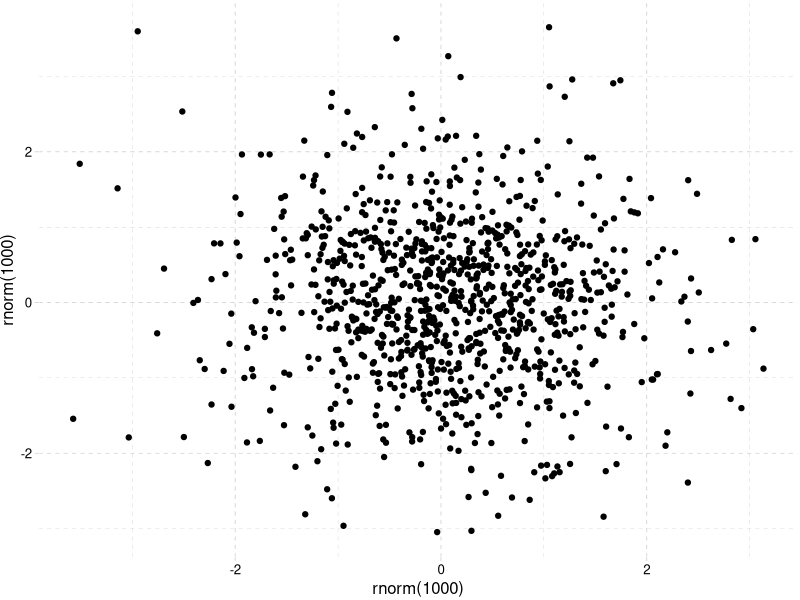
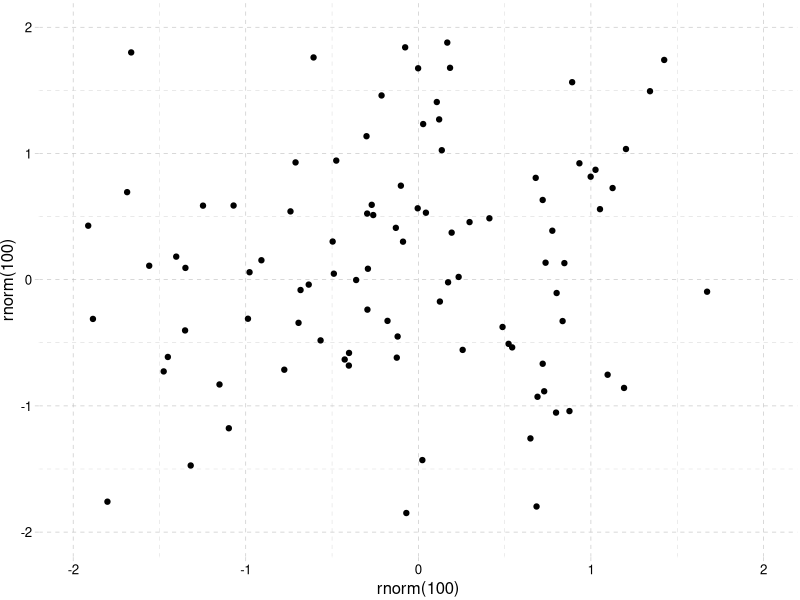
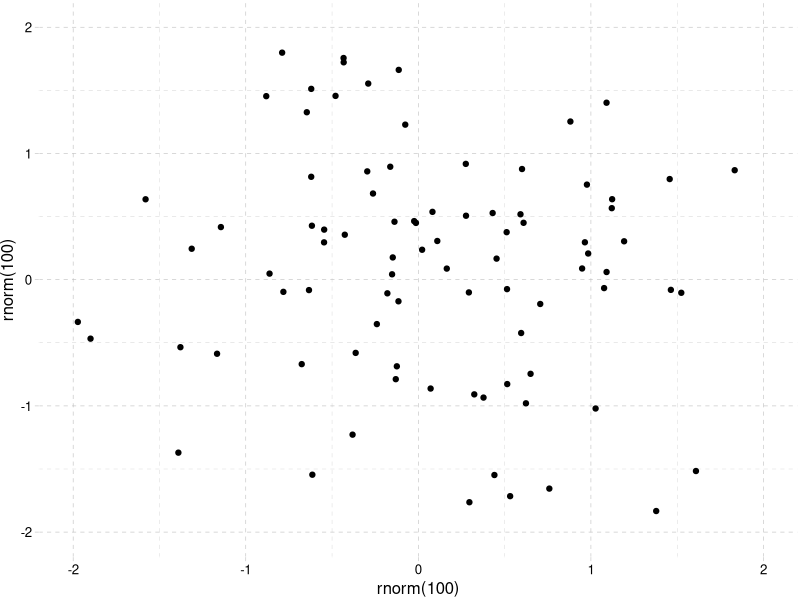
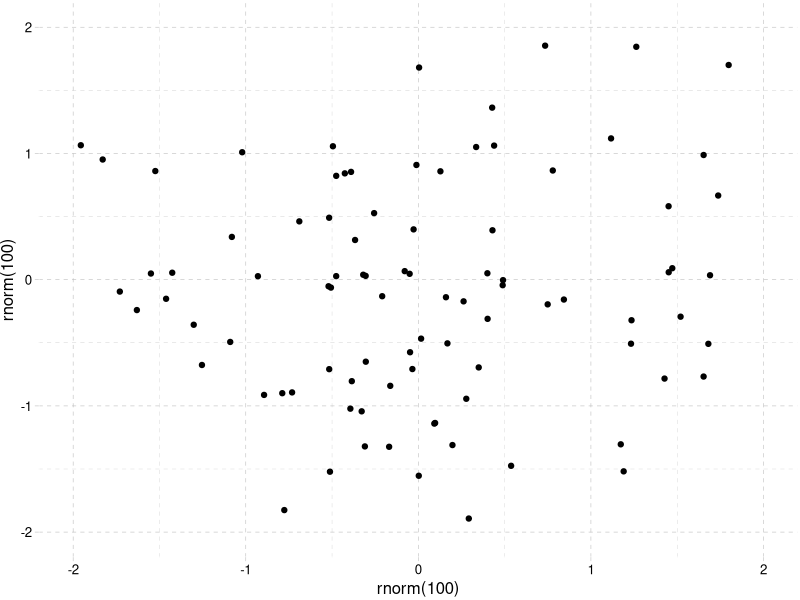
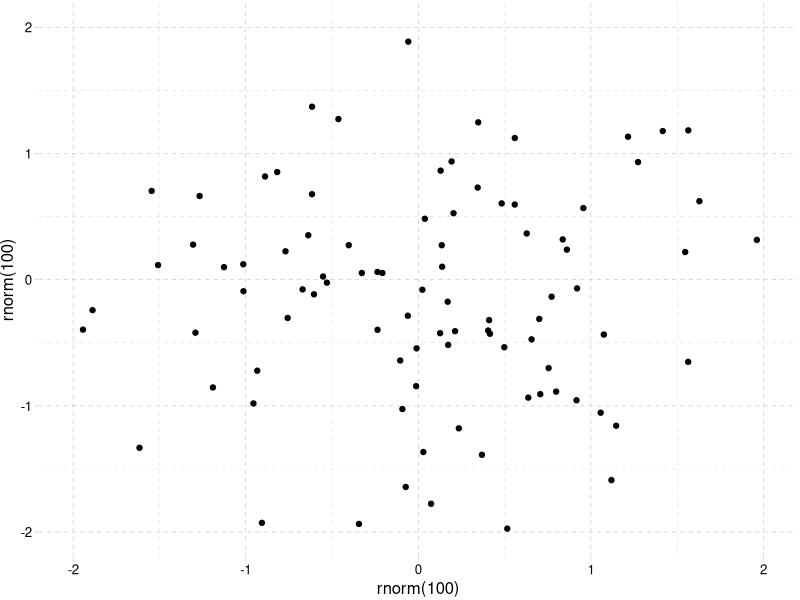
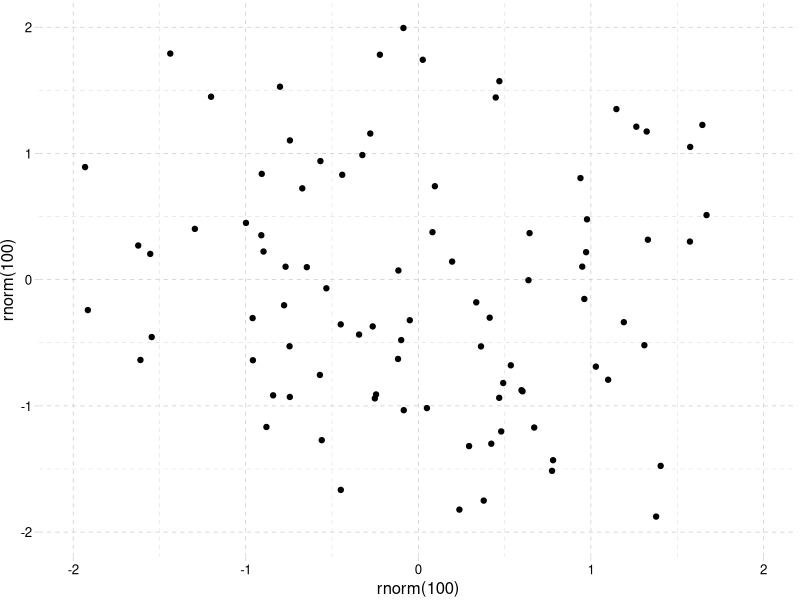
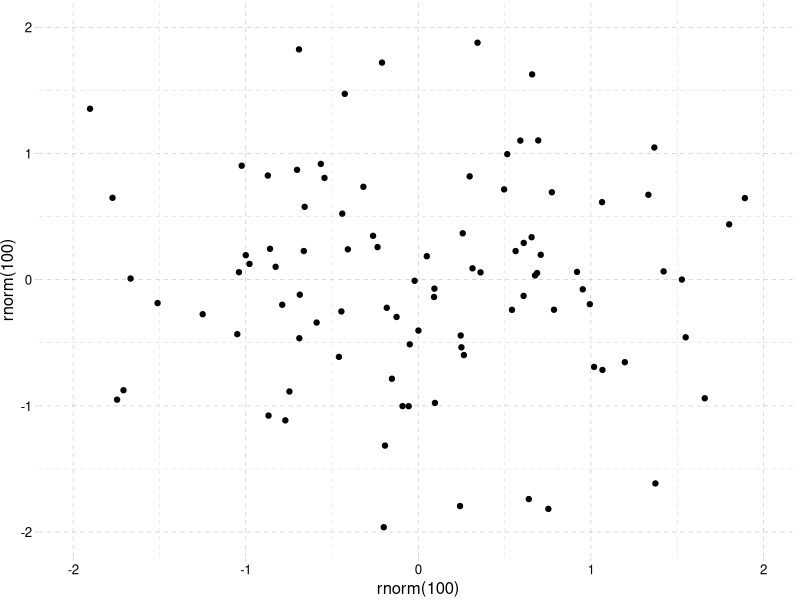
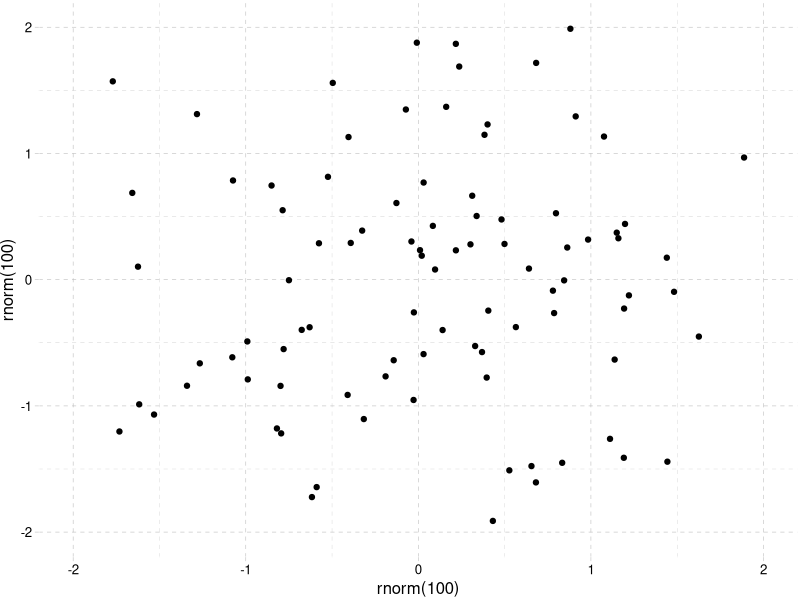

Generate these figures, in order, with R:
## ---- chunk 1
library(ggplot2); library(ggthemes)
qplot(rnorm(1000), rnorm(1000)) + theme_pander()
## ---- chunk 2
for (i in 1:10){
    print( qplot(rnorm(100), rnorm(100)) + 
              scale_y_continuous(limits=c(-2,2)) +
              scale_x_continuous(limits=c(-2,2)) + theme_pander() ) }
## ---- chunk 3
library(ggplot2)
ggplot(diamonds[1:100,], aes(price, carat))+geom_point(color="dodgerblue2")
## ---- chunk 4
ggplot(diamonds[1:100,], aes(carat, price))+geom_point(color="tomato2")
